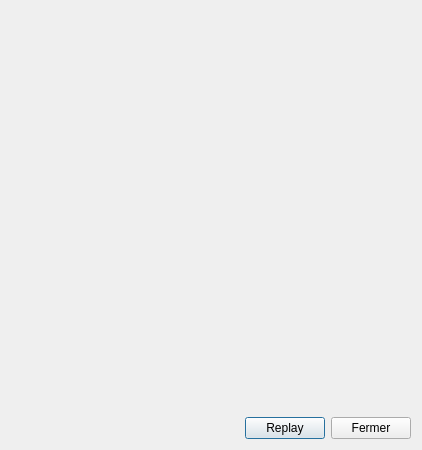
<?xml version="1.0" encoding="UTF-8"?>
<ui version="4.0">
 <class>Dialog</class>
 <widget class="QDialog" name="Dialog">
  <property name="geometry">
   <rect>
    <x>0</x>
    <y>0</y>
    <width>418</width>
    <height>450</height>
   </rect>
  </property>
  <property name="windowTitle">
   <string>Movie</string>
  </property>
  <layout class="QVBoxLayout" name="verticalLayout" stretch="0,0">
   <item>
    <widget class="QLabel" name="movie_lbl">
     <property name="minimumSize">
      <size>
       <width>400</width>
       <height>400</height>
      </size>
     </property>
     <property name="maximumSize">
      <size>
       <width>3000</width>
       <height>3000</height>
      </size>
     </property>
     <property name="text">
      <string/>
     </property>
    </widget>
   </item>
   <item>
    <layout class="QHBoxLayout" name="horizontalLayout">
     <item>
      <spacer name="horizontalSpacer">
       <property name="orientation">
        <enum>Qt::Orientation::Horizontal</enum>
       </property>
       <property name="sizeHint" stdset="0">
        <size>
         <width>40</width>
         <height>20</height>
        </size>
       </property>
      </spacer>
     </item>
     <item>
      <widget class="QPushButton" name="movie_replay_btn">
       <property name="text">
        <string>Replay</string>
       </property>
      </widget>
     </item>
     <item>
      <widget class="QPushButton" name="movie_close_btn">
       <property name="text">
        <string>Fermer</string>
       </property>
      </widget>
     </item>
    </layout>
   </item>
  </layout>
 </widget>
 <resources/>
 <connections/>
</ui>
